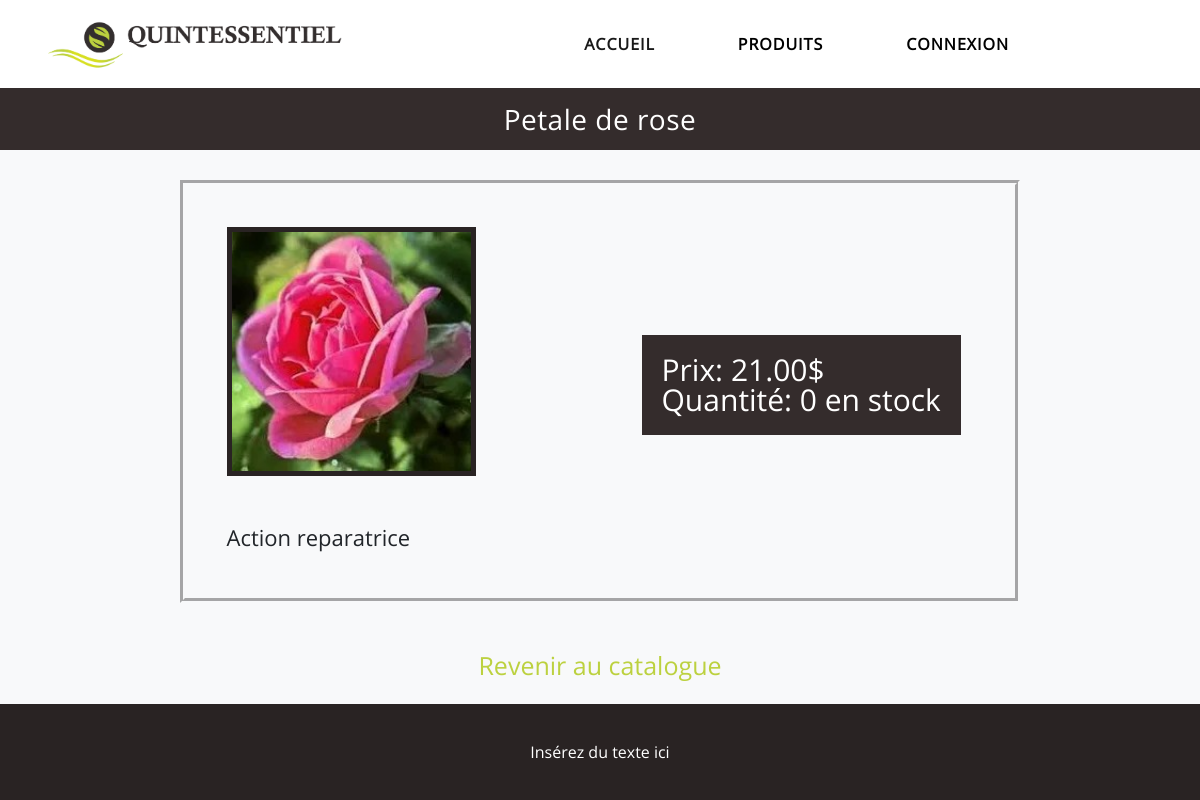
The app's page /Item.php?productId=2 with its own data.
### tables this page shows
CREATE TABLE product (
	id_product INT NOT NULL AUTO_INCREMENT,
	name VARCHAR(128) NOT NULL,
	is_sellable BOOLEAN NOT NULL DEFAULT 0,
	description TEXT,
	price DECIMAL(7,2) NOT NULL DEFAULT 0.00,
	quantity INT NOT NULL DEFAULT 0,
	image_path VARCHAR(255),
	PRIMARY KEY (id_product)
);

### phpScripts/Product/MgrProduct.php (called while the page is built, shortened)
<?php
include_once "Product.php";
require_once __DIR__ . '/../QueryEngine.php';
class MgrProduct
{
    private $products;
    private $mgrCategory;
    public function __construct()
    {
        $this->mgrCategory = new MgrCategory();
        $this->products = array();
    }
    public function getProductById($id_product)
    {
        $queryEngine = new QueryEngine();
        $query = "SELECT * FROM Product WHERE id_product = :id";
        $parameters =
            [
                ":id" => $id_product
            ];
        $resultSet = $queryEngine->executeQuery($query, $parameters);
        if (!$resultSet) {
            echo "Error while trying to load products by id";
        } else {
            $this->resultToArray($resultSet);
        }
    }
    private function resultToArray($resultSet)
    {
        $this->products = array();
        foreach ($resultSet->fetchAll(\PDO::FETCH_NUM) as $result) {
            $categories = $this->getProductCategoriesArray($result[0]);
            $product = new Product(
                $result[1],
                $categories,
                $result[2],
                $result[4],
                $result[3],
                $result[5],
                $result[6]
            );
            $product->setId($result[0]);
            array_push($this->products, $product);
        }
    }
    public function getProductCategoriesArray($productId)
    {
		$this->mgrCategory->getProductCategories($productId);
		$categories = $this->mgrCategory->getCategories();
		return $categories;
    }
    public function getProduct()
    {
        return $this->products;
    }
}
?>

### phpScripts/Product/Product.php (called while the page is built, shortened)
<?php
class Product implements JsonSerializable
{
    private $name;
    private $price;
    private $description;
    private $quantity;
    private $imagePath;
    public function __construct($name, $categories, $isSellable, $price, $description, $quantity, $imagePath, $volumeUsed = 0)
    {
        $this->name = $name;
        $this->price = $price;
        $this->description = $description;
        $this->quantity = $quantity;
        $this->imagePath = $imagePath;
    }
    public function getName()
    {
        return $this->name;
    }
    public function getPrice()
    {
        return $this->price;
    }
    public function getDescription()
    {
        return $this->description;
    }
    public function getQuantity()
    {
        return $this->quantity;
    }
    public function getImagePath()
    {
        return $this->imagePath;
    }
}

### phpScripts/QueryEngine.php (called while the page is built, shortened)
<?php
class QueryEngine
{
    private $db;
    public function __construct()
    {
        $this->db = new MgrDbConnection("quintessentieldb", "root", "", true);
    }
    public function executeQuery($queryString, $parametersMap=[])
    {
        $conn = $this->db->getDbConn();
        $query = $queryString;
        $loading = $conn->prepare($query);
        foreach ($parametersMap as $key => $value) {
            $loading->bindValue($key, $value);
        }
        try {
            if (!$loading->execute()) {
                throw new Exception("Error");
            } else {
                return $loading;
            }
        } catch (Exception $e) {
            return false;
        }
    }
}

### phpScripts/Product/CtrlProduct.php (the view, shortened to what this page needs)
<?php
include_once "MgrProduct.php";
class CtrlProduct
{
    private $mgrProduct;
    public function __construct()
    {
        $this->mgrProduct = new MgrProduct();
    }
    public function loadProductById($id)
    {
        $product = $this->getMgrProduct()->getProductById($id);
        $this->displaySingleProduct();
    }
    private function displaySingleProduct()
    {
        $html = "";
        if(!empty($this->getMgrProduct()->getProduct()))
        {
            $product = $this->getMgrProduct()->getProduct()[0];
            $html .= "<div class='page-title-bar'>";
            $html .= "<h1>".$product->getName()."</h1>";
            $html .= "</div>";
            $html .= "<div class='single-product'>";
            $html .= "<img src='images/imgProducts/" . $product->getImagePath() . "' alt='".$product->getName()."'/>";
            $html .= "<p class='side-text'><span class='prix'>Prix: " . $product->getPrice() . "$</span>";
            $html .= "<span class='stock'>Quantité: " . $product->getQuantity() . " en stock</span></p>";
            $html .= "<p class='desc'>" .  $product->getDescription() . "</p>";
            $html .= "</div>";
            $html .= "<p class='align-center'><a href='catalog.php' title='Page précédente'>Revenir au catalogue</a></p>";
        }
        else {
            $html .= "<p>Aucun item ne correspond!</p>";
        }
        echo $html;
    }
    public function getMgrProduct()
    {
        return $this->mgrProduct;
    }
}

### css/style_index.css (style rules this page uses)
html, body, div, span, applet, object, iframe, h1, h2, h3, h4, h5, h6, p, blockquote, pre, a, abbr, acronym, address, big, cite, code, del, dfn, em, img, ins, kbd, q, s, samp, small, strike, strong, sub, sup, tt, var, b, u, i, center, dl, dt, dd, ol, ul, li, fieldset, form, label, legend, table, caption, tbody, tfoot, thead, tr, th, td, article, aside, canvas, details, embed, figure, figcaption, footer, header, hgroup, menu, nav, output, ruby, section, summary, time, mark, audio, video { margin: 0; padding: 0; border: 0; vertical-align: baseline; }
article, aside, details, figcaption, figure, footer, header, hgroup, menu, nav, section { display: block; }
body { line-height: 1; }
ol, ul { list-style: none; }
* { box-sizing: border-box; }
body { font-family: 'OpenSans', Arial, Helvetica, sans-serif; padding:0; overflow-x: hidden; }
img { max-width: 100%; height: auto; }
.img-logo-nav { width: 350px; max-width: 100%; height: auto; display: block; margin: 5px 30px; }
.navbar-light { background-color: #fff !important; }
.navbar-nav { margin-right: 100px; padding:0; }
.navbar-light .navbar-nav .nav-link { margin-right: 50px; }
.navbar-light .navbar-nav .nav-link { padding-right: 25px; color: #000; text-transform: uppercase; letter-spacing: 1px; font-weight: 600; }
.page-title-bar { background-color: #342c2c; padding: 17px 20px; }
.page-title-bar h1 { text-align: center; color: #fff; font-size: 28px; font-weight: 500; letter-spacing: 0.5px; line-height: 28px; margin: 0; }
.single-product { width:70%; margin:auto; text-align: left; margin-top:30px; background-color: #F8F9FA; border:5px groove #F8F9FA; }
.single-product img { width:30%; min-width: 200px; display: inline-block; vertical-align: top; border:5px solid #292323; margin-left:5%; margin-top:5%; }
.single-product .desc { width:70%; font-size:22px; display: inline-block; vertical-align: middle; padding-top:50px; margin-left:5%; padding-bottom:50px; }
.single-product .side-text { margin-left:15%; margin-top:150px; min-width:20%; display: inline-block; background-color: #342C2C; color:white; padding:20px; font-size: 30px; }
.single-product .side-text span { text-align: left; display: block; }
.align-center a { color:#bcd13f; }
.align-center { text-align:center; margin-top: 50px; font-size: 25px; }
.single-product .side-text { margin-left:20%; margin-top:150px; min-width:20%; display: inline-block; background-color: #342C2C; color:white; padding:20px; font-size: 30px; }

### records on screen
product: name "Petale de rose", image_path (picture), price "21.00", quantity "0", description "Action reparatrice"
